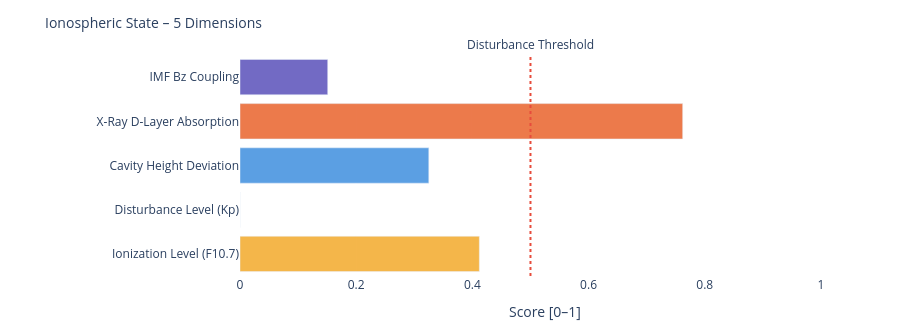

The notebook cell this image was saved under:
### Markdown cell above
---
### 📐 Systemic Insight: Geometric Cavity vs. Real Schumann Resonance

**Relevant for:** Layer 6 = delta analysis &nbsp;|&nbsp; Layer 7 = feature vector / system interpretation

A cavity height change from 80 km to 70 km shifts the **idealized geometric frequencies** only minimally:

| Modus | Aktuell | Referenz | Δ |
|-------|---------|----------|---|
| SR-1 | 10.4762 Hz | 10.4599 Hz | +16 mHz |
| SR-2 | 18.1452 Hz | 18.1171 Hz | +28 mHz |
| SR-3 | 25.6612 Hz | 25.6215 Hz | +40 mHz |
| SR-4 | 33.1285 Hz | 33.0772 Hz | +51 mHz |

The geometric effect is limited because 10 km is very small compared to Earth's radius (~6371 km).

**Consequence:** Real Schumann deviations are likely driven more strongly by **conductivity, damping, day/night structure, lightning distribution and source geometry** than by pure cavity height.

---

**Layer 6 compares:**
```
geometric Δ from Layer 4  vs.  observed Δ from real Schumann measurement data
```

**Layer 7 Feature:**
```
If real Δ >> geometric Δ  →  non-geometric factors dominant
```

### Code cell
# ============================================================
# IONOSPHERIC STATE – Summary gauge
# Five dimensions: ionization, disturbance, cavity height, X-Ray, Bz coupling
# ============================================================

def norm(v, lo, hi):
    if v is None: return None
    return round(max(0.0, min(1.0, (v - lo) / (hi - lo))), 3)

# Ionization level (F10.7 → F2-Layer)
ioniz = norm(f107_val, 60, 250)

# Disturbance level (Kp → E/F-Layer irregularities)
disturb = norm(kp_val, 0, 9)

# Cavity height deviation from reference (80 km)
h_dev = norm(abs(h_eff - 80), 0, 20)

# X-Ray ionization (D-Layer absorption)
xray_ioniz = None
if xray_now is not None:
    xray_ioniz = norm(math.log10(max(xray_now, 1e-9)) + 9, 0, 5)

# Bz coupling (southward Bz → stronger magnetosphere-ionosphere coupling)
bz_coupling = norm(-(bz_now or 0), -5, 30) if bz_now is not None else None

dims = [
    ('Ionization Level (F10.7)',    ioniz,      '#F2A623'),
    ('Disturbance Level (Kp)',      disturb,    '#7F77DD'),
    ('Cavity Height Deviation',     h_dev,      '#378ADD'),
    ('X-Ray D-Layer Absorption',    xray_ioniz, '#E85D24'),
    ('IMF Bz Coupling',             bz_coupling,'#534AB7'),
]

fig = go.Figure()
for name, val, col in dims:
    if val is not None:
        h = int(val * 20)
        bar = '█' * h + '░' * (20 - h)
        label = f'{name}:  {bar}  {val:.3f}'
    else:
        label = f'{name}:  {"─" * 20}  n/a'
    fig.add_trace(go.Bar(
        x=[val if val is not None else 0],
        y=[name],
        orientation='h',
        marker_color=col, opacity=0.82,
        showlegend=False
    ))

fig.add_vline(x=0.5, line_dash='dot', line_color='#e74c3c',
              annotation_text='Disturbance Threshold', annotation_position='top')
fig.update_layout(
    title=dict(text='Ionospheric State – 5 Dimensions', font=dict(size=14)),
    xaxis=dict(title='Score [0–1]', range=[0, 1.05]),
    height=330, plot_bgcolor='rgba(0,0,0,0)', paper_bgcolor='rgba(0,0,0,0)',
    margin=dict(l=240, r=50, t=55, b=40)
)
fig.show()

print(f'\nIonospheric state:')
for name, val, _ in dims:
    print(f'  {name:<35} {val:.3f}' if val is not None else f'  {name:<35} n/a')

### Figure 1 — Plotly figure (JSON) as saved in the notebook; plotly's stock layout.template omitted (floating-point values rounded to 4 significant figures)
{"data": [{"marker": {"color": "#F2A623"}, "opacity": 0.82, "orientation": "h", "showlegend": false, "type": "bar", "x": [0.412], "y": ["Ionization Level (F10.7)"]}, {"marker": {"color": "#7F77DD"}, "opacity": 0.82, "orientation": "h", "showlegend": false, "type": "bar", "x": [0.0], "y": ["Disturbance Level (Kp)"]}, {"marker": {"color": "#378ADD"}, "opacity": 0.82, "orientation": "h", "showlegend": false, "type": "bar", "x": [0.325], "y": ["Cavity Height Deviation"]}, {"marker": {"color": "#E85D24"}, "opacity": 0.82, "orientation": "h", "showlegend": false, "type": "bar", "x": [0.762], "y": ["X-Ray D-Layer Absorption"]}, {"marker": {"color": "#534AB7"}, "opacity": 0.82, "orientation": "h", "showlegend": false, "type": "bar", "x": [0.151], "y": ["IMF Bz Coupling"]}], "layout": {"annotations": [{"showarrow": false, "text": "Disturbance Threshold", "x": 0.5, "xanchor": "center", "xref": "x", "y": 1, "yanchor": "bottom", "yref": "y domain"}], "height": 330, "margin": {"b": 40, "l": 240, "r": 50, "t": 55}, "paper_bgcolor": "rgba(0,0,0,0)", "plot_bgcolor": "rgba(0,0,0,0)", "shapes": [{"line": {"color": "#e74c3c", "dash": "dot"}, "type": "line", "x0": 0.5, "x1": 0.5, "xref": "x", "y0": 0, "y1": 1, "yref": "y domain"}], "title": {"font": {"size": 14}, "text": "Ionospheric State – 5 Dimensions"}, "xaxis": {"range": [0, 1.05], "title": {"text": "Score [0–1]"}}}}
